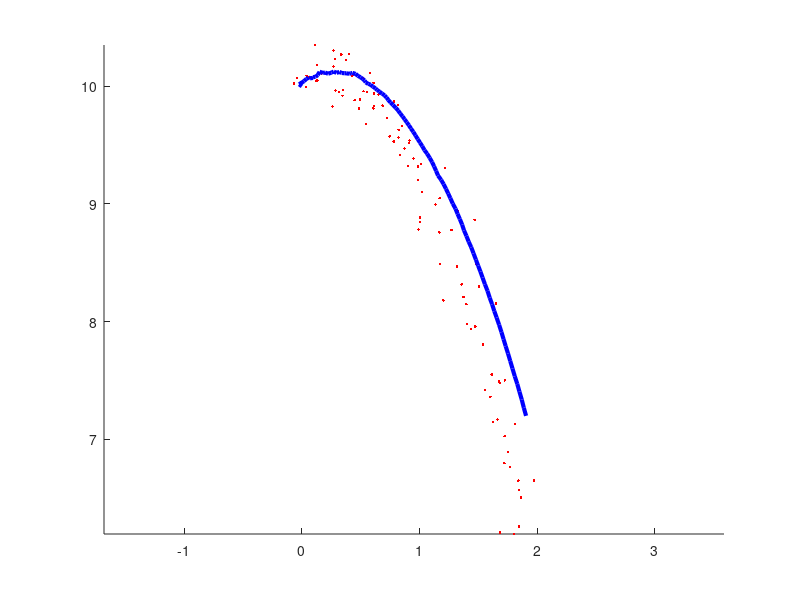

The MATLAB source for this figure:
data = csvread('sensor_data.csv');
int_con = csvread('initial_conditions.csv');
t = data(:,1);%ใช้ค่าหลักที่ 1 data(:,หลัก) found 100 samples
N = numel(t); % numel หาขนาดของ vector หรือ matrix นั้น
dt = t(2) - t(1);
z = data(:,2:end)% sensor data เอาค่า ทุกแถวในหลักที่ 2 ถึงสุดท้าย
%% setup Kalman filter

x_0 = int_con; % initial condition
P_0 = diag([1 1 1 1]); % initial covariance of estimated states
F = [1 dt 0 0; 0 1 0 0 ; 0 0 1 dt ; 0 0 0 1];
B = eye(4);
G = [0.5*dt^2 0; dt 0 ; 0 0.5*dt^2; 0 dt];
H = eye(4);
D = zeros(4);
g =9.80665;
u = repmat([0 0 -0.5*-g*dt^2 dt],[N,1]);
Q = diag([0.1 0.1]) % covariance matrix of process
R = diag ([1 1 1 1]) % covariance matrix of measurement
n = 4; % number of states

x_est = zeros(n,N);
x_est(:,1) = reshape(x_0,[],1);
P_est = zeros(n,n,N);
P_est(:,:,1) = P_0;

for i = 1:N-1
    x_predict = F*x_est(:,i)+B*u(i,:)';
    P_predict = F*P_est(:,:,i)*F'+G*Q*G';
    z_predict = H*x_predict+D*u(i,:)';
    
    S = H*P_predict*H'+R;
    K = P_predict*H'/S;
    x_est(:,i+1) = x_predict+K*(z(i,:)'-z_predict);
    P_est(:,:,i+1)= (eye(n)-K*H)*P_predict;
end
x_est = x_est';
hold on 
plot(z(:,1),z(:,3),'r.') % plot x เทียบ y  zตัวแรกเป็น x
plot(x_est(:,1),x_est(:,3),'b','linewidth',3)
axis equal % ทำให้ แกน 2 แกน ใช้ สเกล เดียวกัน 